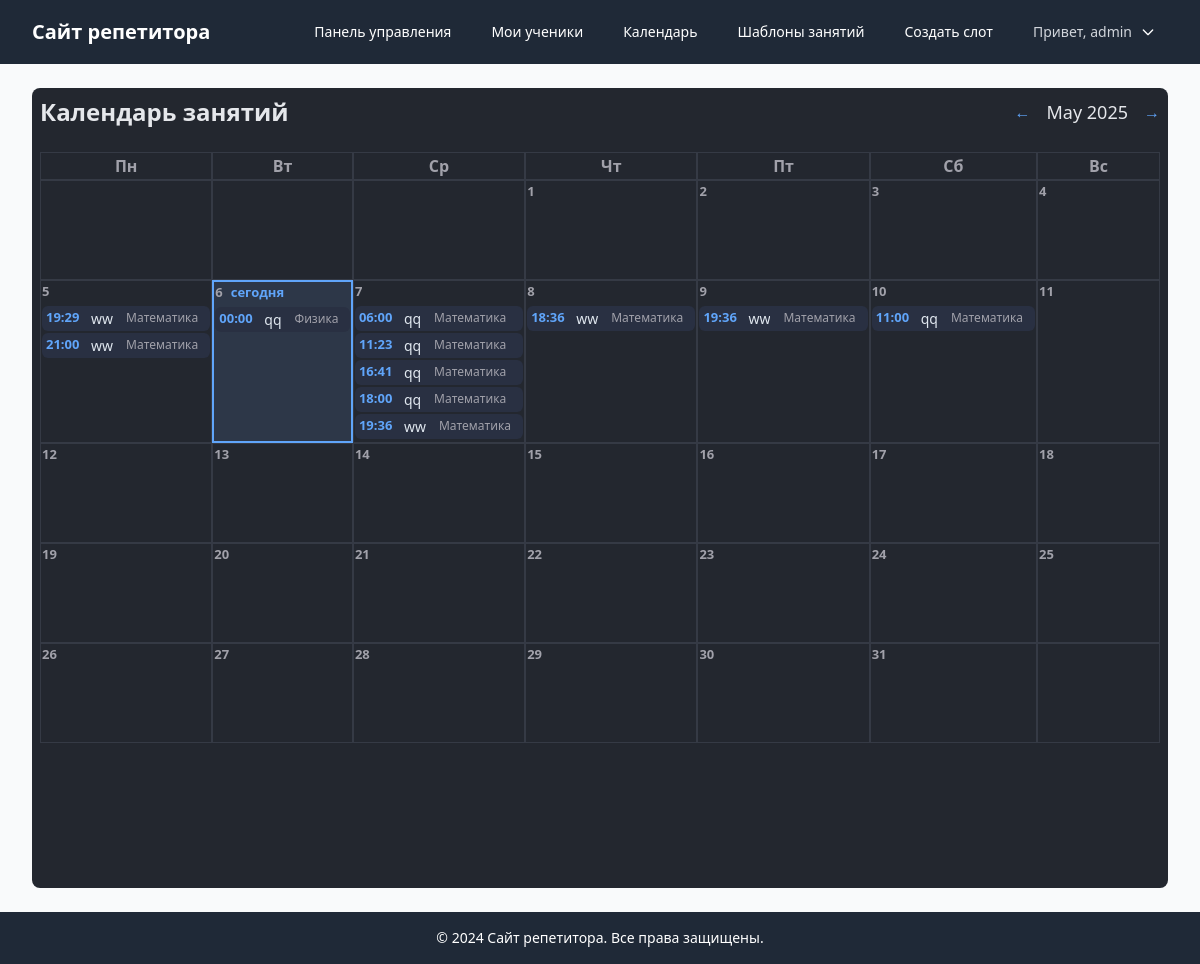
/tutor/calendar/ (signed in), run on an earlier commit of the app's database.
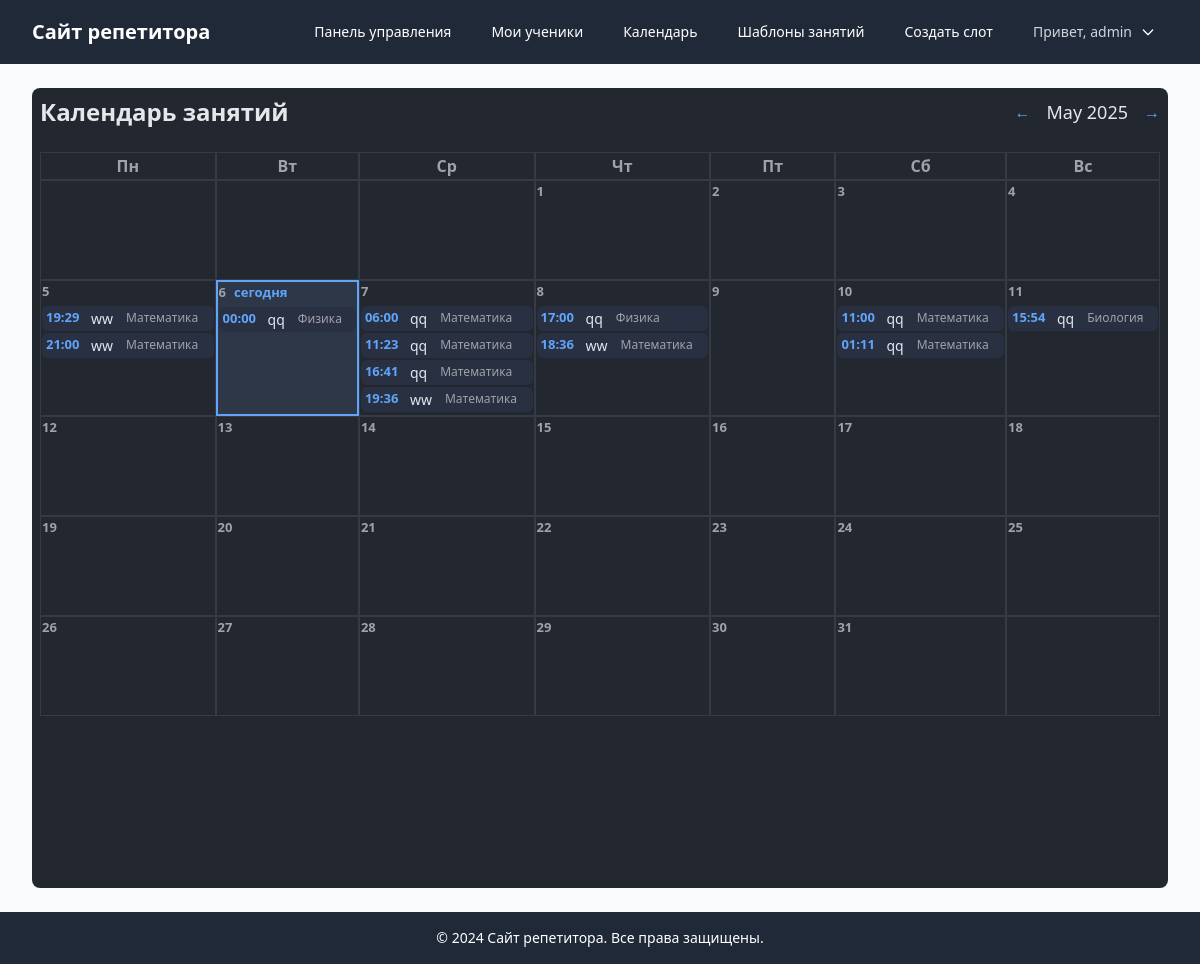
And on a later commit of the database.
### scheduler/models.py (models this page shows, shortened)
class Lesson(models.Model):
    STATUS_CHOICES = [
        ('scheduled', 'Запланировано'),
        ('completed', 'Завершено'),
        ('cancelled', 'Отменено'),
    ]
    SUBJECT_CHOICES = [
        ('math', 'Математика'),
        ('physics', 'Физика'),
        ('chemistry', 'Химия'),
        ('biology', 'Биология'),
        ('english', 'Английский язык'),
        ('russian', 'Русский язык'),
        ('literature', 'Литература'),
        ('history', 'История'),
        ('geography', 'География'),
        ('other', 'Другое'),
    ]
    time_slot = models.OneToOneField(TimeSlot, on_delete=models.CASCADE, related_name='lesson')
    student = models.ForeignKey(User, on_delete=models.CASCADE, related_name='booked_lessons')
    status = models.CharField(max_length=20, choices=STATUS_CHOICES, default='scheduled')
    subject = models.CharField(max_length=20, choices=SUBJECT_CHOICES, default='math')
    notes = models.TextField(blank=True)
    created_at = models.DateTimeField(auto_now_add=True)
    updated_at = models.DateTimeField(auto_now=True)

class TimeSlot(models.Model):
    STATUS_CHOICES = [
        ('available', 'Доступно'),
        ('booked', 'Забронировано'),
        ('completed', 'Завершено'),
        ('cancelled', 'Отменено'),
    ]
    tutor = models.ForeignKey(User, on_delete=models.CASCADE, related_name='time_slots')
    student = models.ForeignKey(User, on_delete=models.SET_NULL, null=True, blank=True, related_name='booked_slots')
    datetime = models.DateTimeField()
    status = models.CharField(max_length=10, choices=STATUS_CHOICES, default='available')
    duration = models.IntegerField(default=60, help_text='Длительность в минутах')
    notes = models.TextField(blank=True)
    class Meta:
        unique_together = ['tutor', 'datetime']
        ordering = ['datetime']

### scheduler/views.py (the view)
# urls.py: path('tutor/calendar/', views.TutorCalendarView.as_view(), name='tutor_calendar'),
class TutorCalendarView(LoginRequiredMixin, UserPassesTestMixin, TemplateView):
    template_name = 'scheduler/tutor/calendar.html'
    def test_func(self):
        return self.request.user.groups.filter(name='Tutors').exists()
    def get_context_data(self, **kwargs):
        context = super().get_context_data(**kwargs)
        year = int(self.request.GET.get('year', timezone.now().year))
        month = int(self.request.GET.get('month', timezone.now().month))
        cal = calendar.monthcalendar(year, month)
        start_date = timezone.make_aware(datetime(year, month, 1))
        if month == 12:
            end_date = timezone.make_aware(datetime(year + 1, 1, 1))
        else:
            end_date = timezone.make_aware(datetime(year, month + 1, 1))
        lessons = Lesson.objects.filter(
            time_slot__datetime__gte=start_date,
            time_slot__datetime__lt=end_date,
            time_slot__tutor=self.request.user,
            status__in=['scheduled', 'completed']
        ).select_related('student', 'time_slot')
        lessons_by_day = {}
        for lesson in lessons:
            day = lesson.time_slot.datetime.day
            if day not in lessons_by_day:
                lessons_by_day[day] = []
            lessons_by_day[day].append(lesson)
        today = timezone.localtime(timezone.now())
        context.update({
            'calendar': cal,
            'lessons_by_day': lessons_by_day,
            'year': year,
            'month': month,
            'month_name': calendar.month_name[month],
            'prev_month': (month - 1) if month > 1 else 12,
            'prev_year': year if month > 1 else year - 1,
            'next_month': (month + 1) if month < 12 else 1,
            'next_year': year if month < 12 else year + 1,
            'day_names': ['Пн', 'Вт', 'Ср', 'Чт', 'Пт', 'Сб', 'Вс'],
            'today_day': today.day,
            'today_month': today.month,
            'today_year': today.year,
        })
        return context

### scheduler/templatetags/scheduler_extras.py (called while the page is built)
@register.filter
def date_with_weekday(value):
    if not value:
        return ""
    weekdays = ['Пн', 'Вт', 'Ср', 'Чт', 'Пт', 'Сб', 'Вс']
    return f"{value.strftime('%d.%m.%Y')} ({weekdays[value.weekday()]})"

@register.filter
def get_item(dictionary, key):
    return dictionary.get(key)

### scheduler/templates/scheduler/tutor/calendar.html (shortened to what this page needs)
{% extends 'base.html' %}
{% load scheduler_extras %}
{% block content %}
<div class="space-y-6 min-h-screen calendar-dark p-2 rounded-lg">
    <div class="flex flex-col sm:flex-row justify-between items-center gap-2">
        <h1 class="text-2xl font-bold">Календарь занятий</h1>
        <div class="flex items-center space-x-4">
            <a href="?year={{ prev_year }}&month={{ prev_month }}" class="text-blue-400 hover:text-blue-200 transition">←</a>
            <span class="text-lg font-medium">{{ month_name }} {{ year }}</span>
            <a href="?year={{ next_year }}&month={{ next_month }}" class="text-blue-400 hover:text-blue-200 transition">→</a>
        </div>
    </div>
    <div class="overflow-x-auto">
        <table class="w-full border-separate border-spacing-0 calendar-dark">
            <thead>
                <tr>
                    <th>Пн</th>
                    <th>Вт</th>
                    <th>Ср</th>
                    <th>Чт</th>
                    <th>Пт</th>
                    <th>Сб</th>
                    <th>Вс</th>
                </tr>
            </thead>
            <tbody>
                {% for week in calendar %}
                <tr>
                    {% for day in week %}
                    <td class="day-cell {% if day == today_day and month == today_month and year == today_year and day != 0 %}today{% endif %}">
                        {% if day != 0 %}
                            <div class="day-label flex items-center gap-2">
                                <span>{{ day }}</span>
                                {% if day == today_day and month == today_month and year == today_year %}<span class="text-blue-400 font-bold">сегодня</span>{% endif %}
                            </div>
                            <div class=" gap-1">
                            {% if day in lessons_by_day %}
                                {% for lesson in lessons_by_day|get_item:day %}
                                    <div class="lesson-row" tabindex="0">
                                        <span class="lesson-time">{{ lesson.time_slot.datetime|time:"H:i" }}</span>
                                        <span class="truncate">{{ lesson.student.get_full_name|default:lesson.student.username }}</span>
                                        <span class="lesson-subject">{{ lesson.get_subject_display }}</span>
                                    </div>
                                {% endfor %}
                            {% endif %}
                            </div>
                        {% endif %}
                    </td>
                    {% endfor %}
                </tr>
                {% endfor %}
            </tbody>
        </table>
    </div>
</div>
{% endblock %}

What changed in the data, as far as the page shows it:
no longer on this page (row edited): Lesson: time_slot.datetime "18:00", student.get_full_name "qq", subject "Математика", shown under "7"
no longer on this page (row edited): Lesson: time_slot.datetime "19:36", student.get_full_name "ww", subject "Математика", shown under "9"
added Lesson: time_slot.datetime "17:00", student.get_full_name "qq", subject "Физика", shown under "8"
added Lesson: time_slot.datetime "01:11", student.get_full_name "qq", subject "Математика", shown under "10"
added Lesson: time_slot.datetime "15:54", student.get_full_name "qq", subject "Биология", shown under "11"
